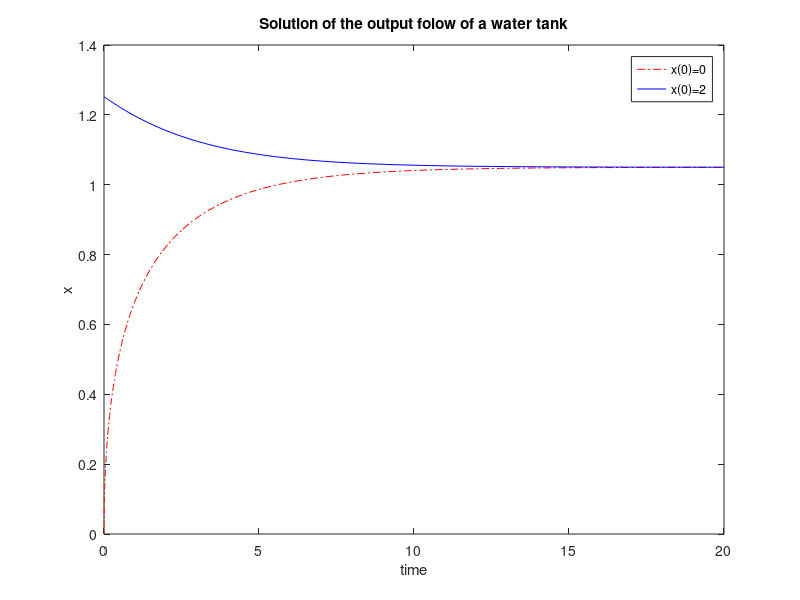

MATLAB code to generate this figure: (Note: this script raises an error after producing the figure.)
%% Ljung 1994 case 3: flow system
u = 1;      
A = 1;      
g = 9.8;    
a = 0.2;

model = @(t,x) -a*sqrt(2*g)/A*sqrt(x(1)) + 1/A*u+0.05;
hfunc = @(x) x;

options = odeset('RelTol',1e-4,'AbsTol',1e-6);
timeSpan = [0 20];
initCond = 0;
[T1,X1] = ode45(model,timeSpan, initCond,options);
initCond = 2;
[T2,X2] = ode45(model,timeSpan, initCond,options);

Y1 = hfunc(X1); % we are only interested in the height
Y2 = hfunc(X2);

clf
plot(T1,Y1,'r-.'); hold on; plot(T2,Y2,'b-');
title('Solution of the liquid level of a water tank');
xlabel('time');
ylabel('x');
legend('x(0)=0','x(0)=2')

%% if we are interested in the outflow
hfunc = @(x) a * sqrt(2*g)* sqrt(x);

Y1 = hfunc(X1);
Y2 = hfunc(X2);

clf
plot(T1,Y1,'r-.'); hold on; plot(T2,Y2,'b-');
title('Solution of the output folow of a water tank');
xlabel('time');
ylabel('x');
legend('x(0)=0','x(0)=2')

%% using q as the internal state

model = @(t,x) -a^2*g/A + a^2*g/A*x(1)^-1*u;
hfunc = @(x) 1/(2*a^2*g)*x.^2;

options = odeset('RelTol',1e-4,'AbsTol',1e-6);
timeSpan = [0 20];
initCond = 0;
[T1,X1] = ode45(model,timeSpan, initCond,options);
initCond = 2;
[T2,X2] = ode45(model,timeSpan, initCond,options);

Y1 = hfunc(X1); % we are only interested in the height
Y2 = hfunc(X2);

clf
plot(T1,Y1,'r-.'); hold on; plot(T2,Y2,'b-');
title('Solution of the liquid level of a water tank');
xlabel('time');
ylabel('x');
legend('x(0)=0','x(0)=2')
















%% Linearized transfer function

num = 1/A;
den = [1 +sqrt(2)*u^2/(4*sqrt(g)*A*a)];
sys = tf(num, den);
L0 = 1/(2*a^2*g)*u^2;

T = 0:0.01:10;
T = T';
U = ones(size(T))-u;
Y = lsim(sys,U+0.05,T,0);

plot(T,Y+L0)
legend('L(0)=0','L(0)=2','linearized, L(0) = 1')

figure, bode(sys);